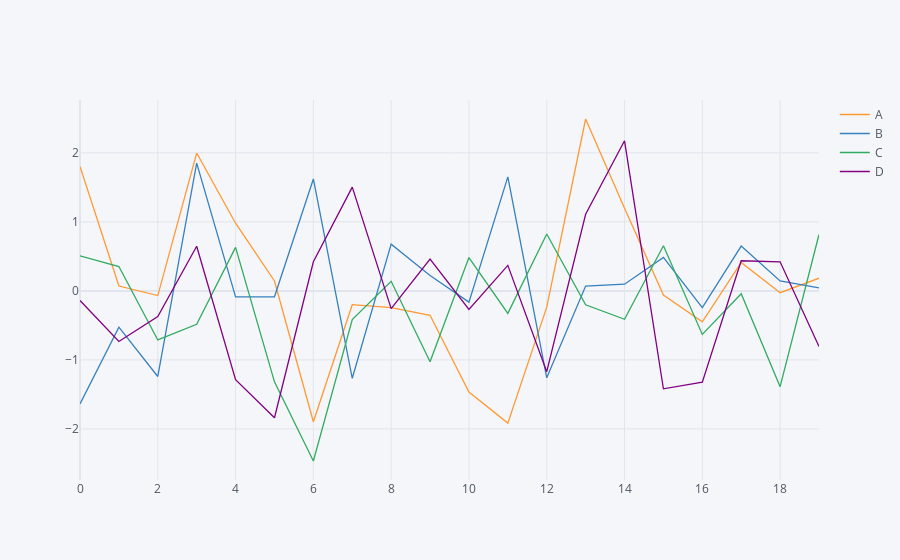

The code cell stored with this chart in its notebook:
### Code cell
df.iplot()                 #it is similar to line plot but more interactive and we can track points out there.We can save ,zoom,edit the plot.

### Figure 1 — Plotly figure (JSON) as saved in the notebook; plotly's stock layout.template omitted (floating-point values rounded to 4 significant figures)
{"data": [{"line": {"color": "rgba(255, 153, 51, 1.0)", "dash": "solid", "shape": "linear", "width": 1.3}, "mode": "lines", "name": "A", "text": "", "type": "scatter", "x": [0, 1, 2, 3, 4, 5, 6, 7, 8, 9, 10, 11, 12, 13, 14, 15, 16, 17, 18, 19], "y": [1.803, 0.06992, -0.06792, 1.997, 0.9806, 0.1439, -1.895, -0.1999, -0.2415, -0.353, -1.465, -1.915, -0.2358, 2.49, 1.198, -0.06024, -0.4489, 0.4124, -0.02569, 0.184]}, {"line": {"color": "rgba(55, 128, 191, 1.0)", "dash": "solid", "shape": "linear", "width": 1.3}, "mode": "lines", "name": "B", "text": "", "type": "scatter", "x": [0, 1, 2, 3, 4, 5, 6, 7, 8, 9, 10, 11, 12, 13, 14, 15, 16, 17, 18, 19], "y": [-1.637, -0.5258, -1.24, 1.851, -0.08713, -0.08479, 1.622, -1.266, 0.6776, 0.2222, -0.1628, 1.652, -1.26, 0.0708, 0.09728, 0.4854, -0.2427, 0.6488, 0.1439, 0.04399]}, {"line": {"color": "rgba(50, 171, 96, 1.0)", "dash": "solid", "shape": "linear", "width": 1.3}, "mode": "lines", "name": "C", "text": "", "type": "scatter", "x": [0, 1, 2, 3, 4, 5, 6, 7, 8, 9, 10, 11, 12, 13, 14, 15, 16, 17, 18, 19], "y": [0.509, 0.3528, -0.7109, -0.4839, 0.6309, -1.318, -2.465, -0.4162, 0.14, -1.026, 0.4832, -0.3261, 0.8239, -0.2017, -0.4109, 0.6542, -0.6311, -0.04063, -1.388, 0.817]}, {"line": {"color": "rgba(128, 0, 128, 1.0)", "dash": "solid", "shape": "linear", "width": 1.3}, "mode": "lines", "name": "D", "text": "", "type": "scatter", "x": [0, 1, 2, 3, 4, 5, 6, 7, 8, 9, 10, 11, 12, 13, 14, 15, 16, 17, 18, 19], "y": [-0.1385, -0.7331, -0.3704, 0.6461, -1.285, -1.838, 0.422, 1.504, -0.2574, 0.4602, -0.2697, 0.3694, -1.17, 1.11, 2.175, -1.419, -1.323, 0.4365, 0.4208, -0.8048]}], "layout": {"legend": {"bgcolor": "#F5F6F9", "font": {"color": "#4D5663"}}, "paper_bgcolor": "#F5F6F9", "plot_bgcolor": "#F5F6F9", "title": {"font": {"color": "#4D5663"}}, "xaxis": {"gridcolor": "#E1E5ED", "showgrid": true, "tickfont": {"color": "#4D5663"}, "title": {"font": {"color": "#4D5663"}, "text": ""}, "zerolinecolor": "#E1E5ED"}, "yaxis": {"gridcolor": "#E1E5ED", "showgrid": true, "tickfont": {"color": "#4D5663"}, "title": {"font": {"color": "#4D5663"}, "text": ""}, "zerolinecolor": "#E1E5ED"}}}
